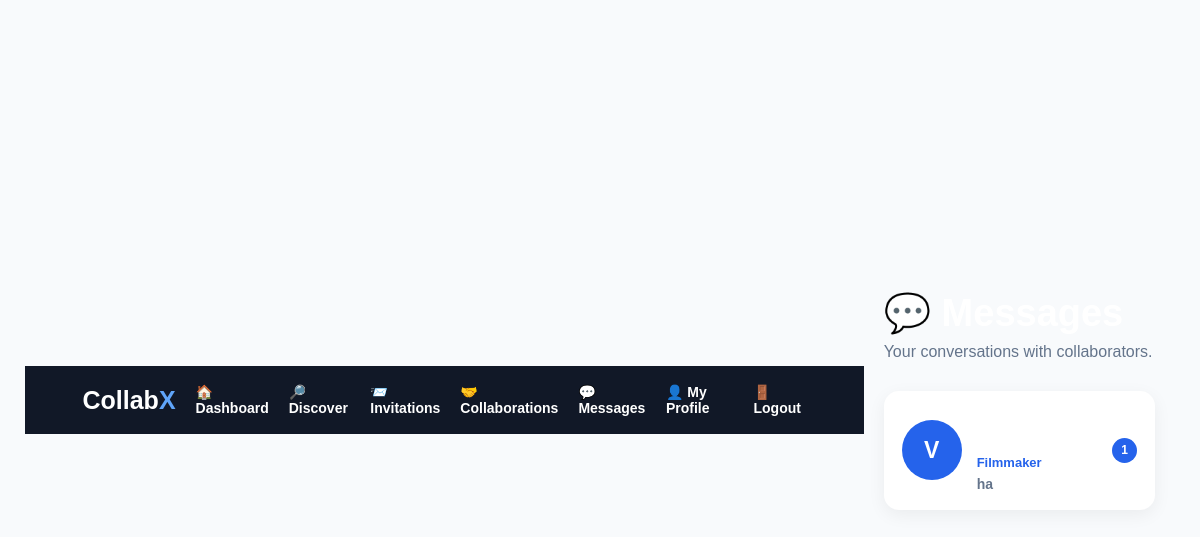
Page /messages (signed in) on the committed database.
### tables this page shows
CREATE TABLE users (

            id INTEGER PRIMARY KEY AUTOINCREMENT,

            first_name TEXT NOT NULL,

            last_name TEXT NOT NULL,

            email TEXT UNIQUE NOT NULL,

            role TEXT NOT NULL,

            password TEXT NOT NULL,

            created_at TIMESTAMP DEFAULT CURRENT_TIMESTAMP

        );

CREATE TABLE messages (

            id INTEGER PRIMARY KEY AUTOINCREMENT,

            sender_id INTEGER NOT NULL,

            receiver_id INTEGER NOT NULL,

            message TEXT NOT NULL,

            created_at TIMESTAMP
            DEFAULT CURRENT_TIMESTAMP, is_read INTEGER DEFAULT 0,

            FOREIGN KEY (sender_id)
            REFERENCES users(id),

            FOREIGN KEY (receiver_id)
            REFERENCES users(id)

        );

### app.py (the view)
@app.route("/messages")
def messages_inbox():
    if "user_id" not in session:
        return redirect(
            url_for("login")
        )
    current_user_id = session["user_id"]
    connection = get_db()
    conversations = connection.execute("""
        SELECT DISTINCT

            CASE
                WHEN sender_id = ?
                THEN receiver_id
                ELSE sender_id
            END AS other_user_id

        FROM messages

        WHERE sender_id = ?
        OR receiver_id = ?

    """, (
        current_user_id,
        current_user_id,
        current_user_id
    )).fetchall()
    users = []
    for conversation in conversations:
        other_user_id = conversation["other_user_id"]
        user = connection.execute("""
            SELECT
                users.id,
                users.first_name,
                users.last_name,
                users.role,
                profiles.profile_picture

            FROM users

            LEFT JOIN profiles
            ON users.id = profiles.user_id

            WHERE users.id = ?

        """, (
            other_user_id,
        )).fetchone()
        last_message = connection.execute("""
            SELECT
                message,
                created_at,
                sender_id

            FROM messages

            WHERE
                (
                    sender_id = ?
                    AND receiver_id = ?
                )

                OR

                (
                    sender_id = ?
                    AND receiver_id = ?
                )

            ORDER BY created_at DESC

            LIMIT 1

        """, (
            current_user_id,
            other_user_id,
            other_user_id,
            current_user_id
        )).fetchone()
        unread = connection.execute("""
            SELECT COUNT(*) AS count

            FROM messages

            WHERE sender_id = ?
            AND receiver_id = ?
            AND is_read = 0

        """, (
            other_user_id,
            current_user_id
        )).fetchone()["count"]
        users.append({
            "user": user,
            "last_message": last_message,
            "unread": unread
        })
    connection.close()
    return render_template(
        "messages.html",
        conversations=users
    )

### app.py (called while the page is built)
def get_db():
    connection = sqlite3.connect(
        "collabx.db"
    )
    connection.row_factory = sqlite3.Row
    return connection

@app.context_processor
def inject_unread_messages():
    if "user_id" not in session:
        return {
            "unread_messages": 0,
            "unread_invitations": 0
        }
    connection = get_db()
    unread_messages = connection.execute("""
        SELECT COUNT(*) AS count
        FROM messages
        WHERE receiver_id = ?
        AND is_read = 0
    """, (session["user_id"],)).fetchone()["count"]
    unread_invitations = connection.execute("""
        SELECT COUNT(*) AS count
        FROM invitations
        WHERE receiver_id = ?
        AND status = 'pending'
    """, (session["user_id"],)).fetchone()["count"]
    connection.close()
    return {
        "unread_messages": unread_messages,
        "unread_invitations": unread_invitations
    }

### templates/messages.html (shortened to what this page needs)
<!DOCTYPE html>
<html lang="en">
<head>
    <link
        rel="stylesheet"
        href="{{ url_for('static', filename='style.css') }}"
    >
</head>
<body>
<nav class="dashboard-nav">
    <div class="nav-logo">
        Collab<span>X</span>
    </div>
    <div class="nav-links">
        <a href="/dashboard">
            🏠 Dashboard
        </a>
        <a href="/discover">
            🔎 Discover
        </a>
        <a href="/invitations">
            📨 Invitations
        </a>
        <a href="/collaborations">
            🤝 Collaborations
        </a>
        <a href="/messages">
            💬 Messages
        </a>
        <a href="/profile">
            👤 My Profile
        </a>
        <a href="/logout">
            🚪 Logout
        </a>
    </div>
</nav>
<div class="page">
    <div class="header">
        <h1>
            💬 Messages
        </h1>
        <p>
            Your conversations with collaborators.
        </p>
    </div>
    {% if conversations %}
    <div class="messages-list">
        {% for conversation in conversations %}
        <a
            href="{{ url_for(
                'chat',
                user_id=conversation.user.id
            ) }}"
            class="conversation"
        >
            {% if conversation.user.profile_picture %}
            <img
                src="{{ url_for(
                    'static',
                    filename=conversation.user.profile_picture
                ) }}"
                class="profile-picture"
                alt="Profile picture"
            >
            {% else %}
            <div class="placeholder">
                {{ conversation.user.first_name[0]|upper }}
            </div>
            {% endif %}
            <div class="conversation-info">
                <div class="name">
                </div>
                <div class="role">
                    {{ conversation.user.role }}
                </div>
                {% if conversation.last_message %}
                <div class="last-message">
                    {{ conversation.last_message.message }}
                </div>
                {% else %}
                <div class="last-message">
                    No messages yet.
                </div>
                {% endif %}
            </div>
            {% if conversation.unread > 0 %}
            <div class="unread">
                {{ conversation.unread }}
            </div>
            {% endif %}
        </a>
        {% endfor %}
    </div>
    {% endif %}
</div>
</body>
</html>

### static/style.css (style rules this page uses)
* { margin: 0; padding: 0; box-sizing: border-box; }
body { min-height: 100vh; font-family: Arial, Helvetica, sans-serif; background: #0b1020; display: flex; align-items: center; justify-content: center; padding: 25px; color: white; }
a { color: #2563eb; text-decoration: none; font-weight: 600; }
.nav-logo { font-size: 25px; font-weight: 800; }
.nav-logo span { color: #60a5fa; }
.nav-links { display: flex; gap: 25px; align-items: center; }
.nav-links a { color: white; text-decoration: none; font-size: 14px; }
.role { font-size: 18px; color: #2563eb; font-weight: 700; margin-bottom: 8px; }
.dashboard-nav { background: #111827; padding: 18px 5%; display: flex; align-items: center; justify-content: space-between; gap: 20px; }
.nav-logo { color: white; font-size: 25px; font-weight: bold; }
.nav-links { display: flex; align-items: center; gap: 20px; }

### templates/messages.html (style rules this page uses)
body { background: #f8fafc; }
.page { max-width: 900px; margin: auto; padding: 40px 20px; }
.header { margin-bottom: 30px; }
.header h1 { font-size: 38px; margin-bottom: 8px; }
.header p { color: #64748b; }
.messages-list { display: flex; flex-direction: column; gap: 12px; }
.conversation { background: white; padding: 18px; border-radius: 15px; display: flex; align-items: center; gap: 15px; text-decoration: none; color: inherit; box-shadow: 0 5px 18px rgba(0,0,0,0.06); transition: 0.2s; }
.placeholder { width: 60px; height: 60px; border-radius: 50%; background: #2563eb; color: white; display: flex; align-items: center; justify-content: center; font-size: 23px; font-weight: bold; }
.conversation-info { flex: 1; }
.name { font-size: 18px; font-weight: bold; margin-bottom: 4px; }
.role { color: #2563eb; font-size: 13px; margin-bottom: 6px; }
.last-message { color: #64748b; font-size: 14px; white-space: nowrap; overflow: hidden; text-overflow: ellipsis; max-width: 600px; }
.unread { background: #2563eb; color: white; min-width: 25px; height: 25px; border-radius: 50%; display: flex; align-items: center; justify-content: center; font-size: 12px; font-weight: bold; }

### rows in the picture
users: user "V", user.role "Filmmaker"
messages: last_message.message "ha"

### other values in the picture
{{ conversation.unread }} "1"
